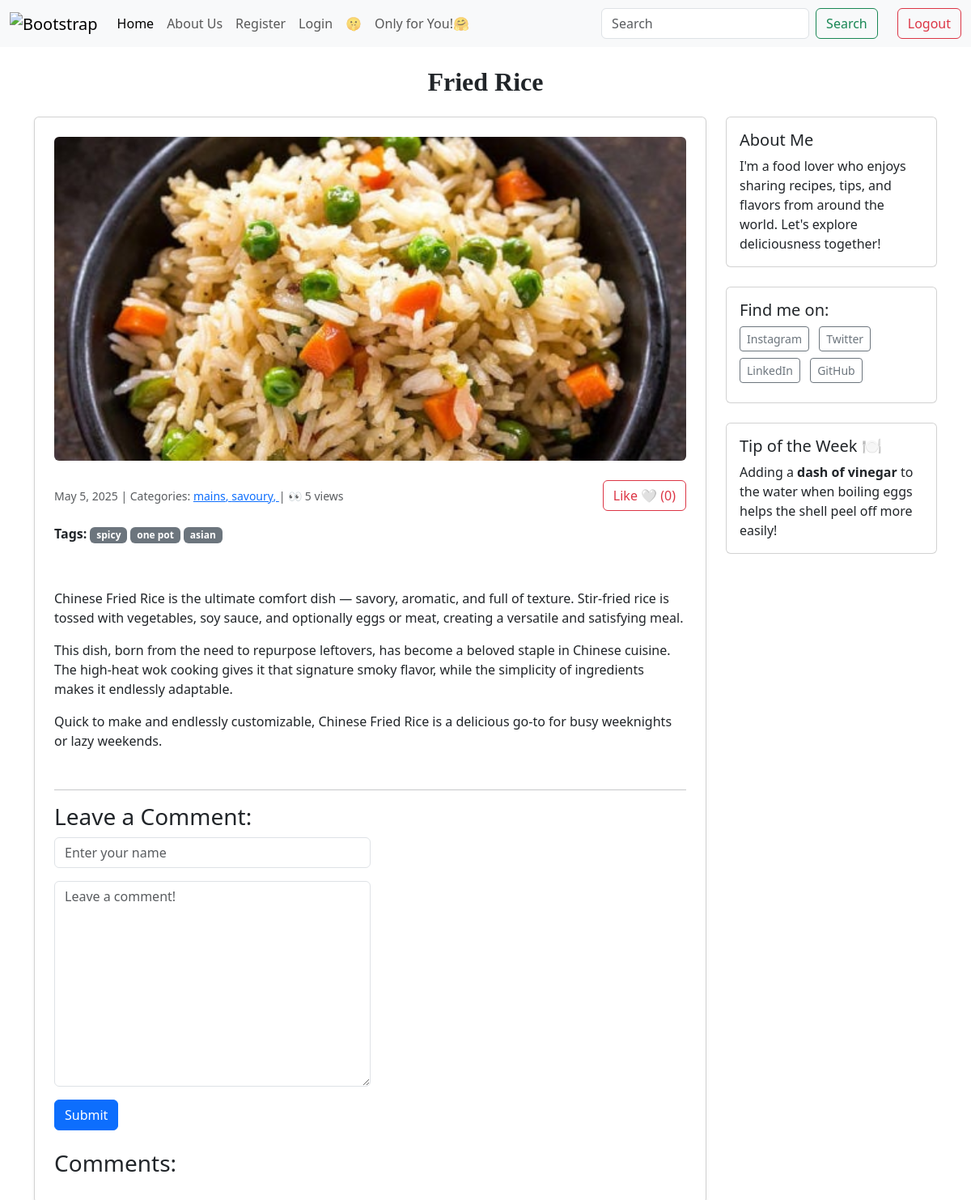
The app's page /post/24/ with its own data.
### blogapp/models.py (models this page shows, shortened)
class Post(models.Model):
    title = models.CharField(max_length=255)
    body = models.TextField(default='nada')
    created_on = models.DateTimeField(auto_now_add=True)
    last_modified = models.DateTimeField(auto_now=True)
    categories = models.ManyToManyField("Category", related_name="posts")
    image = models.ImageField(upload_to='post_images/', blank=True, null=True)
    likes = models.ManyToManyField(User, related_name='post_likes', blank=True) #The related_name='post_likes' is crucial for reverse lookup. i.e. user.post_likes.all()
    tags = models.ManyToManyField('Tag', blank=True, related_name='posts')
    def total_likes(self):
        return self.likes.count()
    @property
    def total_views(self):
        return self.postview_set.count() #postview_set is Django’s default reverse relation

class Category(models.Model):
    name = models.CharField(max_length=30)
    class Meta:
        verbose_name_plural = 'Categories'

class Tag(models.Model):
    name = models.CharField(max_length=20)

### blogapp/views.py (the view, shortened to what this page needs)
# urls.py: path("post/<int:pk>/", views.blog_detail, name="blog_detail"),
def blog_detail(request, pk):
    post = Post.objects.get(pk=pk)
    form = CommentForm()
    if request.user.is_authenticated:
        PostView.objects.create(user=request.user, post=post)
    comments = Comment.objects.filter(post=post)
    context = {
        "post": post,
        "comments": comments,
        "form": CommentForm(),
    }
    return render(request, "blogapp/detail.html", context)

### blogapp/forms.py
class CommentForm(forms.Form):
    author = forms.CharField(
        max_length=35,
        widget = forms.TextInput(
            attrs={"class": "form-control", "placeholder": "Enter your name"}
        ),
    )
    body = forms.CharField(
        widget=forms.Textarea(
            attrs={'class':'form-control', "placeholder":"Leave a comment!"}
        ),
    )

### blogapp/templates/blogapp/detail.html (shortened to what this page needs)
{% extends "blogapp/index.html" %}
{% load widget_tweaks %}
    {% block page_title %}
    <div class="text-center my-4">
     <h2 style="font-family: 'Javanese Text', serif; font-weight: bold;"> {{post.title }} </h2>
    </div>
    {% endblock page_title %}
    {% block page_content %}
    <div class="container mt-4">
        <div class="row">
            <div class="col-md-9">
                <div class="card p-4 shadow-sm">
                    <img src="{{ post.image.url }}" class="card-img-top mb-4 rounded" alt="{{post.title}}" style="max-height: 400px; object-fit: cover;">
                    <div class="d-flex align-items-center justify-content-between mb-3">
                        <small class="text-muted">
                            {{ post.created_on.date}} | Categories:
                            {% for category in post.categories.all %}
                                <a href="{% url 'blog_category' category.name %}">
                                    {{ category.name }},
                                </a>
                            {% endfor %}
                            | 👀 {{post.total_views}} views
                        </small>
                        <form action="{% url 'like_post' post.pk %}" method="POST">
                            {% if user in post.likes.all %}
                                <button type="submit" class="btn btn-danger">Unlike ❤️ ({{ post.total_likes }})</button>
                            {% else %}
                                <button type="submit" class="btn btn-outline-danger">Like 🤍 ({{ post.total_likes }})</button>
                            {% endif %}
                        </form>
                    </div>
                    <p><strong>Tags:</strong>
                        {% for tag in post.tags.all %}
                            <span class="badge bg-secondary">{{ tag.name }}</span>
                        {% empty %}
                            No tags.
                        {% endfor %}
                    </p>
                    <p class="mb-4 mt-3"> {{ post.body | linebreaks }}</p>
                    <hr>
                    <h3> Leave a Comment:</h3>
                    <form method="post" class="mb-4">
                        <div class='mb-3 w-50'>
                            {{form.author|add_class:"form_control"}}
                        </div>
                        <div class='mb-3 w-50'>
                            {{form.body|add_class:"form_control"}}
                        </div>
                        <button type="submit" class="btn btn-primary">Submit</button>
                    </form>
                    <h3>Comments: </h3>
                </div>
            </div>
             <div class="col-md-3">
                {% include "partials/sidebar.html" %}
             </div>
        </div>
    </div>
    {% endblock page_content %}

### records on screen
Post: title "Fried Rice", image (picture), created_on "May 5, 2025", total_views "5", total_likes "0", body "Chinese Fried Rice is the ultimate comfort dish — savory, aromatic, and full of texture. Stir-fried rice is tossed with vegetables, soy sauce, and optionally eggs or meat, creating a versatile and satisfying meal. This dish, born from the need to repurpose leftovers, has become a beloved staple in Chinese cuisine. The high-heat wok cooking gives it that signature smoky flavor, while the simplicity of ingredients makes it endlessly adaptable. Quick to make and endlessly customizable, Chinese Fried Rice is a delicious go-to for busy weeknights or lazy weekends."
Category: name "mains"
Category: name "savoury"
Tag: name "spicy"
Tag: name "one pot"
Tag: name "asian"
